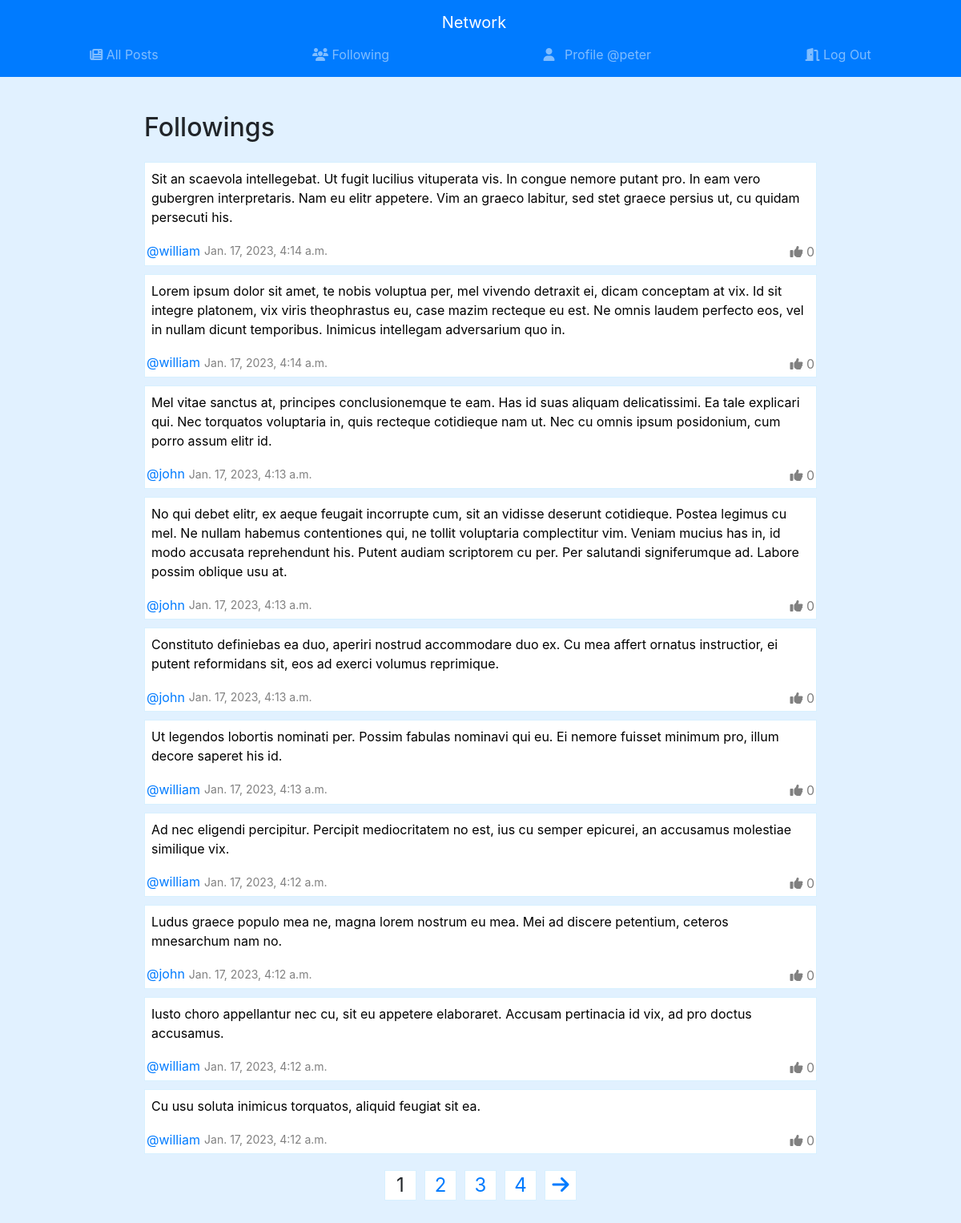
/following/1 (signed in), run on the app's committed database.
### network/models.py (models this page shows)
class User(AbstractUser):
    pass

class Post(models.Model):
    content = models.CharField(max_length=500)
    user = models.ForeignKey("User", related_name="posts", on_delete=models.CASCADE)
    created_at = models.DateTimeField(auto_now_add=True)

### network/views.py (the view)
# urls.py: path("following/<int:page_number>", views.following_post_page, name="following_post_page"),
def following_post_page(request, page_number):
    followers = [follow.following_user for follow in list(request.user.following.all())]
    posts = Post.objects.filter(user__in=followers).order_by('-created_at')
    postlist = []
    for post in posts:
        postObj = {"post": post, "user_liked": False}
        for like in list(post.likes.all()):
            if request.user == like.user:
                postObj["user_liked"] = True
                break
        postlist.append(postObj)
    paginator = Paginator(postlist, 10)
    return render(request, "network/following.html",{"posts": paginator.page(page_number), "num_pages": range(paginator.num_pages)})

### network/templates/network/following.html
{% extends "network/layout.html" %}
{% block body %}
  <div class="main__container">
    <h2 class="my-4">Followings</h2>
    <div class="posts-list">
        {% if not posts %}
          <p>You are not following any user.</p>
        {% else %}
          {% for post in posts %}
              {% include 'snippets/post.html' with post=post.post user_liked=post.user_liked %}
          {% endfor %}
          {% if num_pages|length > 1 %}
            {% include 'snippets/pagination.html' with posts=posts num_pages=num_pages view='following_post_page' %}
          {% endif %}
        {% endif %}
    </div>
  </div>
{% endblock %}

### network/templates/network/layout.html (shortened to what this page needs)
{% load static %}
<!DOCTYPE html>
<html lang="en">
    <head>
        <link rel="stylesheet" href="https://stackpath.bootstrapcdn.com/bootstrap/4.4.1/css/bootstrap.min.css">
        <link href="{% static 'network/styles.css' %}" rel="stylesheet">
    </head>
    <body>
        <nav class="navbar navbar-expand-lg navbar-dark bg-primary d-flex flex-column">
            <a class="navbar-brand" href="#">Network</a>
            <div class="w-100">
              <ul class="navbar-nav mr-auto d-flex flex-row justify-content-around">
                <li class="nav-item">
                  <a class="nav-link" href="{% url 'index' %}"><i class="fas fa-newspaper"></i> All Posts</a>
                </li>
                {% if user.is_authenticated %}
                    <li class="nav-item">
                        <a class="nav-link" href="{% url 'following' %}"><i class="fas fa-users"></i> Following</a>
                    </li>
                    <li class="nav-item">
                        <a class="nav-link" href="{% url 'profile' user.username %}"><i class="fas fa-user mr-2"></i> Profile @{{user.username}}</a>
                    </li>
                    <li class="nav-item">
                        <a class="nav-link" href="{% url 'logout' %}"><i class="fas fa-door-open"></i> Log Out</a>
                    </li>
                {% endif %}
              </ul>
            </div>
        </nav>
        <div class="body">
            {% block body %}
            {% endblock %}
        </div>
    </body>
</html>

### network/templates/snippets/post.html (shortened to what this page needs)
<div class="post">
  <div style="padding: 5px">
    {% if post.user == user %}
      <div class="post__options">
        <button id="post-edit-button-{{ post.id }}" data-post_id="{{ post.id }}" class="post__edit-button"><i class="fas fa-edit mr-1"></i>edit</button>
        <button id="post-save-button-{{ post.id }}" data-post_id="{{ post.id }}" class="post__save-button" style="margin-bottom: 5px;display: none">save</button>
        <button id="post-cancel-button-{{ post.id }}" data-post_id="{{ post.id }}" class="post__cancel-button" style="margin-bottom: 5px;display: none">cancel</button>
      </div>
      <textarea
        rows="1"
        disabled
        class="post__content-form"
        id="post__content-form-{{post.id}}"
        style="width: 100%;"
        oninput='this.style.height = "";this.style.height = this.scrollHeight + "px"'
        data-content="{{post.content}}"
      ></textarea>
      <script>
        function resize () {
            var text = document.getElementById('post__content-form-{{post.id}}');
            text.style.height = "auto";
            text.style.height = text.scrollHeight+'px';
        }
        document.querySelector("#post-edit-button-{{ post.id }}").addEventListener('click', () => {
          document.querySelector("#post__content-form-{{post.id}}").disabled = false;
          document.querySelector("#post-edit-button-{{ post.id }}").style.display = "none";
          document.querySelector("#post-save-button-{{ post.id }}").style.display = "block";
          document.querySelector("#post-cancel-button-{{ post.id }}").style.display = "block";
        })
        document.querySelector("#post-save-button-{{ post.id }}").addEventListener('click', () => {
          fetch(`/edit_post/${document.querySelector("#post-edit-button-{{ post.id }}").dataset.post_id}`, {
            method: 'POST',
            body: JSON.stringify({
                content: document.querySelector("#post__content-form-{{post.id}}").value,
            })
          })
          .then(response => response.json())
          .then(result => {
            alert(result.message)
            if (result.status == "success") {
              document.querySelector("#post__content-form-{{post.id}}").dataset.content = document.querySelector("#post__content-form-{{post.id}}").value
            } else {
              document.querySelector("#post__content-form-{{post.id}}").value = document.querySelector("#post__content-form-{{post.id}}").dataset.content;
            }
            document.querySelector("#post__content-form-{{post.id}}").disabled = true;
            document.querySelector("#post-edit-button-{{ post.id }}").style.display = "block";
            document.querySelector("#post-save-button-{{ post.id }}").style.display = "none";
            document.querySelector("#post-cancel-button-{{ post.id }}").style.display = "none";
          })
        })
        document.querySelector("#post-cancel-button-{{ post.id }}").addEventListener('click', () => {
          document.querySelector("#post__content-form-{{post.id}}").value = document.querySelector("#post__content-form-{{post.id}}").dataset.content;
          document.querySelector("#post__content-form-{{post.id}}").disabled = true;
          document.querySelector("#post-edit-button-{{ post.id }}").style.display = "block";
          document.querySelector("#post-save-button-{{ post.id }}").style.display = "none";
          document.querySelector("#post-cancel-button-{{ post.id }}").style.display = "none";
          document.getElementById('post__content-form-{{post.id}}').style.height = "auto";
          document.getElementById('post__content-form-{{post.id}}').style.height = document.getElementById('post__content-form-{{post.id}}').scrollHeight+'px';
        })
        document.querySelector("#post__content-form-{{post.id}}").value = document.querySelector("#post__content-form-{{post.id}}").dataset.content;
        resize();
      </script>
    {% else %}
      <textarea
        rows="1"
        disabled
        class="post__content-form"
        id="post__content-form-{{post.id}}"
        style="width: 100%;"
        oninput='this.style.height = "";this.style.height = this.scrollHeight + "px"'
        data-content="{{post.content}}"
      ></textarea>
    {% endif %}
  </div>
  <div class="post__footer">
    <div class="d-flex align-items-center post__footer-author-info">
      <span><a href="{% url 'profile' post.user.username %}">@{{ post.user.username }}</a></span>
      <span class="post__footer-date">{{ post.created_at }}</span>
    </div>
    <div class="post__footer-options">
      {% if user.is_authenticated %}
        <span class="like-button {% if user_liked %}post__liked-button{% endif %}" data-post_id="{{ post.id }}" data-likes="{{ post.likes.all|length }}"><i class="fas fa-thumbs-up"></i> {{ post.likes.all|length }}</span>
      {% else %}
        <span data-post_id="{{ post.id }}" data-likes="{{ post.likes.all|length }}"><i class="fas fa-thumbs-up"></i> {{ post.likes.all|length }}</span>
      {% endif %}
    </div>
  </div>
</div>

### network/static/network/styles.css (style rules this page uses)
body { background-color: rgb(225, 241, 255); }
.main__container { padding-top: 20px; width: 95%; margin: 0 auto; }
@media only screen and (min-width: 600px) { .main__container { width: 70%; } }
.post { border: 1px solid rgb(215, 240, 255); background-color: rgb(255, 255, 255); margin-bottom: 10px; }
.post__content-form { overflow: hidden; border: 1px solid gray; border-radius: 3px; resize: none; }
.post__content-form[disabled] { border: 1px solid transparent; background-color: white; color: black; }
.post__footer { display: flex; justify-content: space-between; padding: 2px; font-size: 1.3em; color: gray; }
.post__footer-author-info { font-size: 16px; }
.post__footer-options span { cursor: pointer; font-size: 16px; }
.post__footer-date { font-size: 14px; margin-left: 5px; }

### data on the page
User: username "peter"
Post: id "Sit an scaevola intellegebat. Ut fugit lucilius vituperata vis. In congue nemore putant pro. In eam vero gubergren interpretaris. Nam eu elitr appetere. Vim an graeco labitur, sed stet graece persius ut, cu quidam persecuti his.", user.username "william", created_at "Jan. 17, 2023, 4:14 a.m.", likes.all|length "0"
Post: id "Lorem ipsum dolor sit amet, te nobis voluptua per, mel vivendo detraxit ei, dicam conceptam at vix. Id sit integre platonem, vix viris theophrastus eu, case mazim recteque eu est. Ne omnis laudem perfecto eos, vel in nullam dicunt temporibus. Inimicus intellegam adversarium quo in.", user.username "william", created_at "Jan. 17, 2023, 4:14 a.m.", likes.all|length "0"
Post: id "Mel vitae sanctus at, principes conclusionemque te eam. Has id suas aliquam delicatissimi. Ea tale explicari qui. Nec torquatos voluptaria in, quis recteque cotidieque nam ut. Nec cu omnis ipsum posidonium, cum porro assum elitr id.", user.username "john", created_at "Jan. 17, 2023, 4:13 a.m.", likes.all|length "0"
Post: id "No qui debet elitr, ex aeque feugait incorrupte cum, sit an vidisse deserunt cotidieque. Postea legimus cu mel. Ne nullam habemus contentiones qui, ne tollit voluptaria complectitur vim. Veniam mucius has in, id modo accusata reprehendunt his. Putent audiam scriptorem cu per. Per salutandi signiferumque ad. Labore possim oblique usu at.", user.username "john", created_at "Jan. 17, 2023, 4:13 a.m.", likes.all|length "0"
Post: id "Constituto definiebas ea duo, aperiri nostrud accommodare duo ex. Cu mea affert ornatus instructior, ei putent reformidans sit, eos ad exerci volumus reprimique.", user.username "john", created_at "Jan. 17, 2023, 4:13 a.m.", likes.all|length "0"
Post: id "Ut legendos lobortis nominati per. Possim fabulas nominavi qui eu. Ei nemore fuisset minimum pro, illum decore saperet his id.", user.username "william", created_at "Jan. 17, 2023, 4:13 a.m.", likes.all|length "0"
Post: id "Ad nec eligendi percipitur. Percipit mediocritatem no est, ius cu semper epicurei, an accusamus molestiae similique vix.", user.username "william", created_at "Jan. 17, 2023, 4:12 a.m.", likes.all|length "0"
Post: id "Ludus graece populo mea ne, magna lorem nostrum eu mea. Mei ad discere petentium, ceteros mnesarchum nam no.", user.username "john", created_at "Jan. 17, 2023, 4:12 a.m.", likes.all|length "0"
Post: id "Iusto choro appellantur nec cu, sit eu appetere elaboraret. Accusam pertinacia id vix, ad pro doctus accusamus.", user.username "william", created_at "Jan. 17, 2023, 4:12 a.m.", likes.all|length "0"
Post: id "Cu usu soluta inimicus torquatos, aliquid feugiat sit ea.", user.username "william", created_at "Jan. 17, 2023, 4:12 a.m.", likes.all|length "0"
